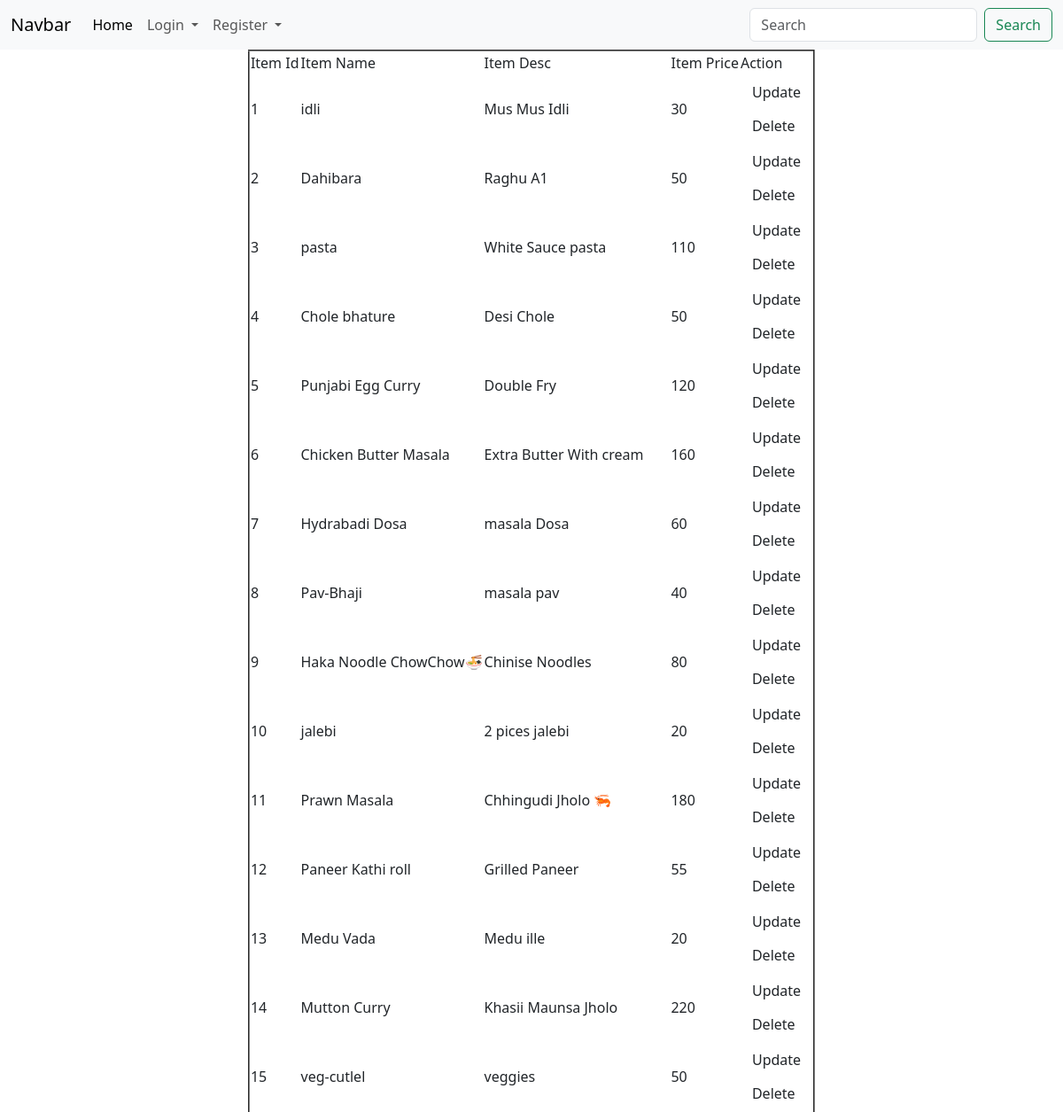
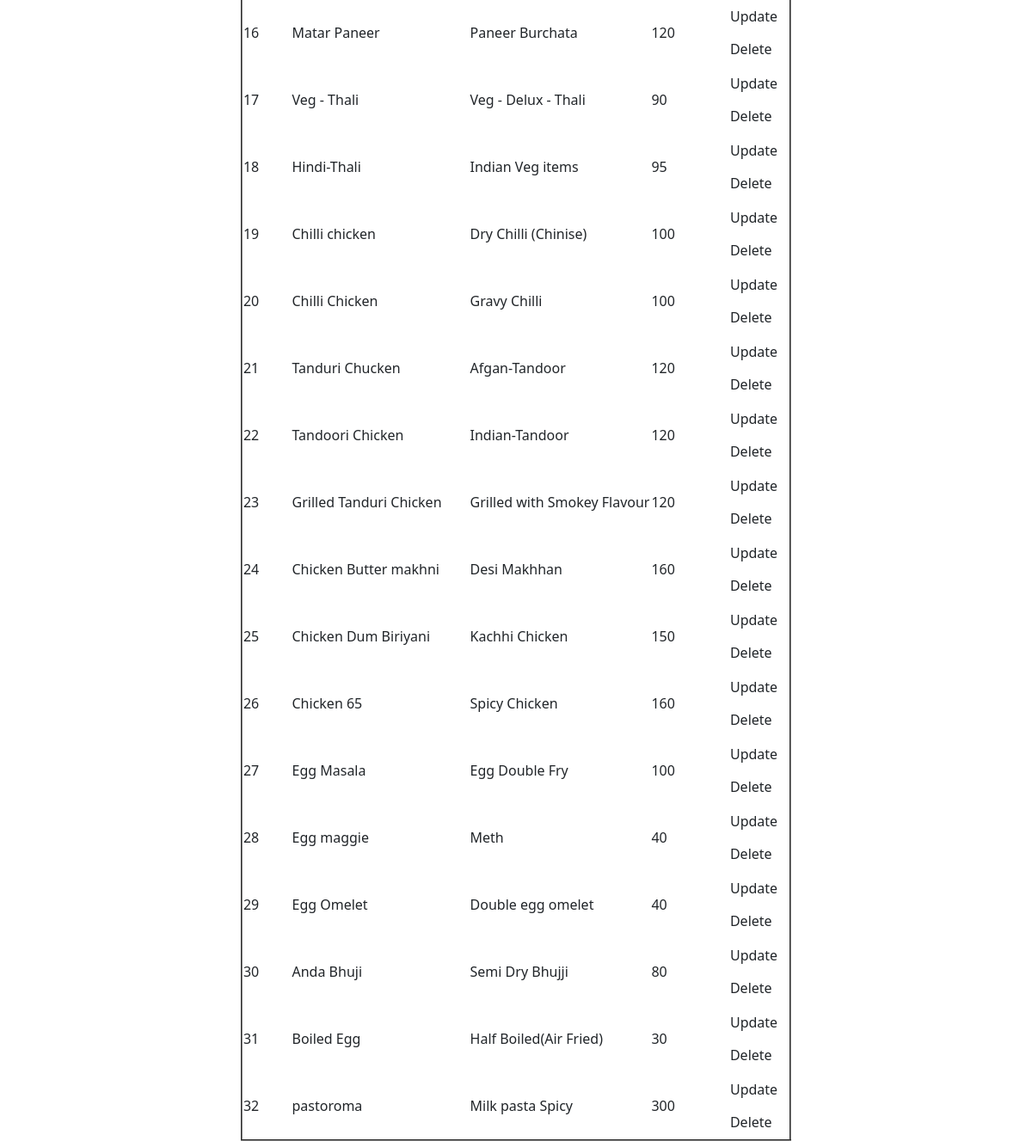
Screenshot of /master/menu with the database file from the repository (2 pictures, top to bottom).
### master/models.py (models this page shows, shortened)
class Item(models.Model):
    item_id=models.IntegerField(primary_key=True)
    item_name=models.CharField( max_length=50)
    item_price=models.IntegerField()
    item_desc=models.CharField(max_length=50)
    item_type=models.CharField(choices=choice_item,max_length=50)
    photo=models.ImageField()

### master/views.py (the view)
# urls.py: path('menu',menu,name='menu'),
def menu(request):
    item=Item.objects.all()
    d={'items':item}
    return render (request,'menu.html',d)

### templates/menu.html (shortened to what this page needs)
{% extends "base.html" %}
{% block body %}
<center><table border="2">
    <tr border="2">
        <td>Item Id</td>
        <td>Item Name</td>
        <td>Item Desc</td>
        <td>Item Price</td>
        <td>Action</td>
    </tr>
{% for item  in items %}
    <tr>
        <td>{{ forloop.counter }}</td>
        <td>{{ item.item_name  }}</td>
        <td>{{item.item_desc}}</td>
        <td>{{item.item_price}}</td>
        <td><form action="" method="get">
            <a href="update{{item.pk}}" class="btn" type="submit">Update</a>
        </form>
        <form action="" method="get">
        <a href="delete{{item.pk}}" class="btn" type="submit">Delete</a>
         </form>
        </td>
    </tr>
    {% endfor %}
</table></center>
{% endblock body %}

### templates/base.html (shortened to what this page needs)
<!DOCTYPE html>
<html lang="en">
<head>
    <link rel="stylesheet" href="https://cdn.jsdelivr.net/npm/bootstrap@5.3.3/dist/css/bootstrap.min.css">
</head>
<body>
    <nav class="navbar navbar-expand-lg bg-body-tertiary">
        <div class="container-fluid">
          <a class="navbar-brand" href="#">Navbar</a>
          <div class="collapse navbar-collapse" id="navbarSupportedContent">
            <ul class="navbar-nav me-auto mb-2 mb-lg-0">
              <li class="nav-item">
                <a class="nav-link active" aria-current="page" href="{% url "home" %}">Home</a>
              </li>
              {% if user.is_authenticated %}
              {% if user.is_staff %}
              <li class="nav-item">
                <a class="nav-link active" aria-current="page" href="{% url "add_item" %}">Add Item</a>
              </li>
              <li class="nav-item">
                <a class="nav-link active" aria-current="page" href="{% url "menu" %}">Menu</a>
              </li>
              {% else %}
              <li class="nav-item">
                <a class="nav-link active" aria-current="page" href="{% url "go_to_menu" %}">Go to Menu</a>
              </li>
              {% endif %}
              <li class="nav-item">
                <a class="nav-link active" aria-current="page" href="{% url "user_logout" %}">Logout</a>
              </li>
              {% else %}
              <li class="nav-item dropdown">
                <a class="nav-link dropdown-toggle" href="#" role="button" data-bs-toggle="dropdown" aria-expanded="false">
                  Login
                </a>
              </li>
              <li class="nav-item dropdown">
                <a class="nav-link dropdown-toggle" href="#" role="button" data-bs-toggle="dropdown" aria-expanded="false">
                  Register
                </a>
            </ul>
            {% endif %}
            <form class="d-flex" role="search">
              <input class="form-control me-2" type="search" placeholder="Search" aria-label="Search">
              <button class="btn btn-outline-success" type="submit">Search</button>
            </form>
          </div>
        </div>
      </nav>
</body>
{% block body %}
{% endblock body %}
</html>

### rows the page displays
Item: item_name "idli", item_desc "Mus Mus Idli", item_price "30"
Item: item_name "Dahibara", item_desc "Raghu A1", item_price "50"
Item: item_name "pasta", item_desc "White Sauce pasta", item_price "110"
Item: item_name "Chole bhature", item_desc "Desi Chole", item_price "50"
Item: item_name "Punjabi Egg Curry", item_desc "Double Fry", item_price "120"
Item: item_name "Chicken Butter Masala", item_desc "Extra Butter With cream", item_price "160"
Item: item_name "Hydrabadi Dosa", item_desc "masala Dosa", item_price "60"
Item: item_name "Pav-Bhaji", item_desc "masala pav", item_price "40"
Item: item_name "Haka Noodle ChowChow🍜", item_desc "Chinise Noodles", item_price "80"
Item: item_name "jalebi", item_desc "2 pices jalebi", item_price "20"
Item: item_name "Prawn Masala", item_desc "Chhingudi Jholo 🦐", item_price "180"
Item: item_name "Paneer Kathi roll", item_desc "Grilled Paneer", item_price "55"
Item: item_name "Medu Vada", item_desc "Medu ille", item_price "20"
Item: item_name "Mutton Curry", item_desc "Khasii Maunsa Jholo", item_price "220"
Item: item_name "veg-cutlel", item_desc "veggies", item_price "50"
Item: item_name "Matar Paneer", item_desc "Paneer Burchata", item_price "120"
Item: item_name "Veg - Thali", item_desc "Veg - Delux - Thali", item_price "90"
Item: item_name "Hindi-Thali", item_desc "Indian Veg items", item_price "95"
Item: item_name "Chilli chicken", item_desc "Dry Chilli (Chinise)", item_price "100"
Item: item_name "Chilli Chicken", item_desc "Gravy Chilli", item_price "100"
Item: item_name "Tanduri Chucken", item_desc "Afgan-Tandoor", item_price "120"
Item: item_name "Tandoori Chicken", item_desc "Indian-Tandoor", item_price "120"
Item: item_name "Grilled Tanduri Chicken", item_desc "Grilled with Smokey Flavour", item_price "120"
Item: item_name "Chicken Butter makhni", item_desc "Desi Makhhan", item_price "160"
Item: item_name "Chicken Dum Biriyani", item_desc "Kachhi Chicken", item_price "150"
Item: item_name "Chicken 65", item_desc "Spicy Chicken", item_price "160"
Item: item_name "Egg Masala", item_desc "Egg Double Fry", item_price "100"
Item: item_name "Egg maggie", item_desc "Meth", item_price "40"
Item: item_name "Egg Omelet", item_desc "Double egg omelet", item_price "40"
Item: item_name "Anda Bhuji", item_desc "Semi Dry Bhujji", item_price "80"
Item: item_name "Boiled Egg", item_desc "Half Boiled(Air Fried)", item_price "30"
Item: item_name "pastoroma", item_desc "Milk pasta Spicy", item_price "300"
